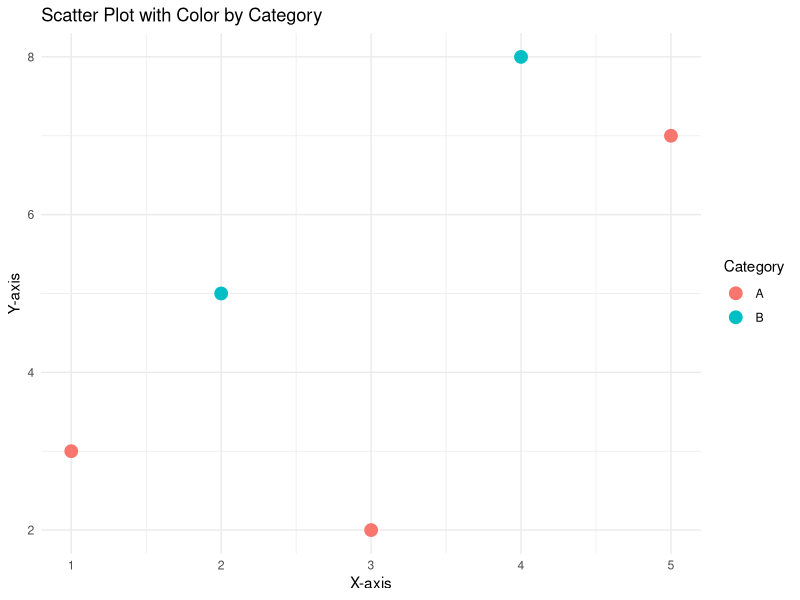

Write R code to recreate this figure.
# Load the ggplot2 package
library(ggplot2)

# Sample data with a categorical variable 'Category'
df <- data.frame(
  x = c(1, 2, 3, 4, 5),
  y = c(3, 5, 2, 8, 7),
  Category = c("A", "B", "A", "B", "A")
)

# Create the scatter plot with color based on 'Category'
ggplot(df, aes(x = x, y = y, color = Category)) +
  geom_point(size = 4) +  # Customize point size
  labs(title = "Scatter Plot with Color by Category",
       x = "X-axis",
       y = "Y-axis") +
  theme_minimal()
